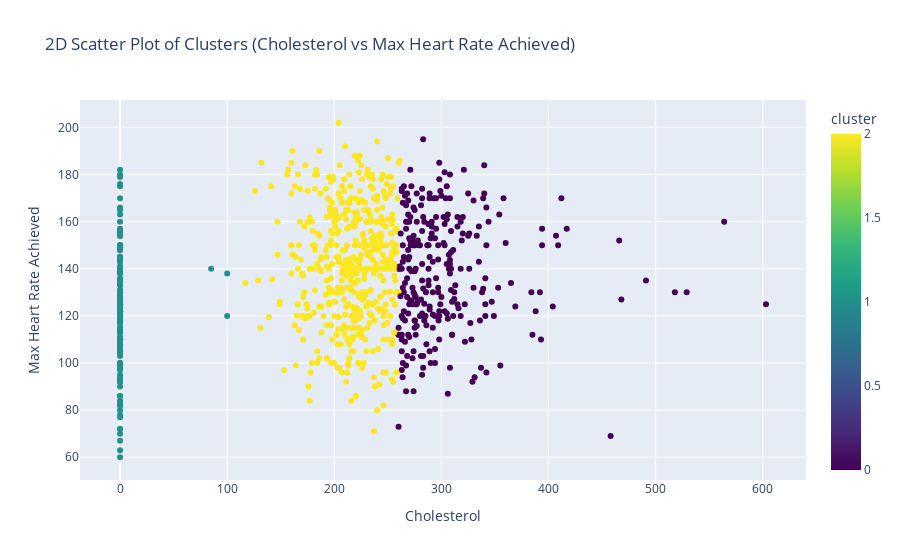
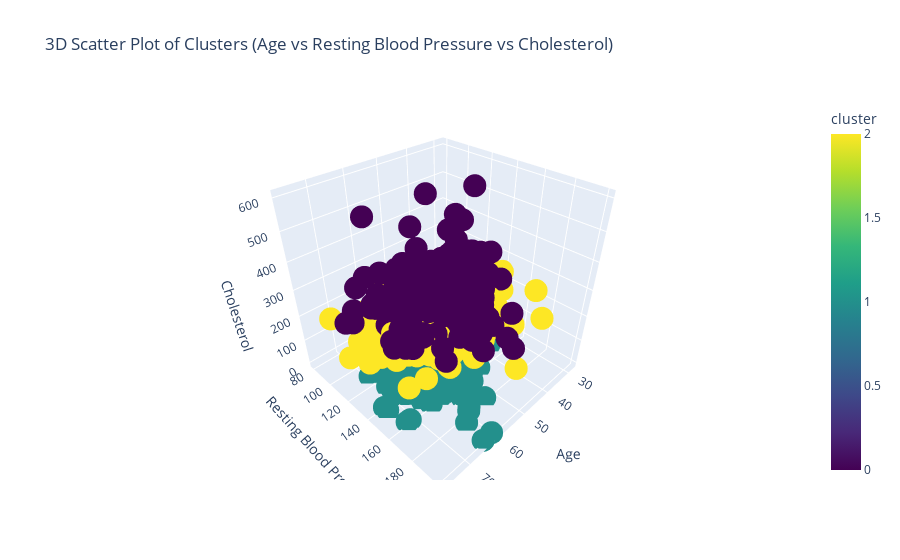

Notebook source saved alongside these figures, in order:
### Code cell
optimal_k = 3
kmeans = KMeans(n_clusters=optimal_k, random_state=42)
encoded_data['cluster'] = kmeans.fit_predict(encoded_data.drop('target', axis=1))



fig_2d_alt2 = px.scatter(encoded_data, x='cholesterol', y='max_heart_rate_achieved', color='cluster',
                         title='2D Scatter Plot of Clusters (Cholesterol vs Max Heart Rate Achieved)',
                         labels={'cholesterol': 'Cholesterol', 'max_heart_rate_achieved': 'Max Heart Rate Achieved'},
                         color_continuous_scale='Viridis')
fig_2d_alt2.show()

# 3D Scatter plot using Plotly with different columns
fig_3d_alt1 = px.scatter_3d(encoded_data, x='age', y='resting_blood_pressure', z='cholesterol', color='cluster',
                            title='3D Scatter Plot of Clusters (Age vs Resting Blood Pressure vs Cholesterol)',
                            labels={'age': 'Age', 'resting_blood_pressure': 'Resting Blood Pressure', 'cholesterol': 'Cholesterol'},
                            color_continuous_scale='Viridis')
fig_3d_alt1.show()



# Display the first few rows of the clustered dataset
print(encoded_data.head())

### Figure 1 — Plotly figure (JSON) as saved in the notebook; plotly's stock layout.template omitted (floating-point values rounded to 4 significant figures; data arrays with more than 128 entries replaced by an {"elided": "..."} marker saying what was removed)
{"data": [{"hovertemplate": "Cholesterol=%{x}<br>Max Heart Rate Achieved=%{y}<br>cluster=%{marker.color}<extra></extra>", "legendgroup": "", "marker": {"color": {"elided": "919 int values"}, "coloraxis": "coloraxis", "symbol": "circle"}, "mode": "markers", "name": "", "orientation": "v", "showlegend": false, "type": "scatter", "x": {"elided": "919 float values"}, "xaxis": "x", "y": {"elided": "919 float values"}, "yaxis": "y"}], "layout": {"coloraxis": {"colorbar": {"title": {"text": "cluster"}}, "colorscale": [[0, "#440154"], [0.1111, "#482878"], [0.2222, "#3e4989"], [0.3333, "#31688e"], [0.4444, "#26828e"], [0.5556, "#1f9e89"], [0.6667, "#35b779"], [0.7778, "#6ece58"], [0.8889, "#b5de2b"], [1, "#fde725"]]}, "legend": {"tracegroupgap": 0}, "title": {"text": "2D Scatter Plot of Clusters (Cholesterol vs Max Heart Rate Achieved)"}, "xaxis": {"anchor": "y", "domain": [0, 1], "title": {"text": "Cholesterol"}}, "yaxis": {"anchor": "x", "domain": [0, 1], "title": {"text": "Max Heart Rate Achieved"}}}}

### Figure 2 — Plotly figure (JSON) as saved in the notebook; plotly's stock layout.template omitted (floating-point values rounded to 4 significant figures; data arrays with more than 128 entries replaced by an {"elided": "..."} marker saying what was removed)
{"data": [{"hovertemplate": "Age=%{x}<br>Resting Blood Pressure=%{y}<br>Cholesterol=%{z}<br>cluster=%{marker.color}<extra></extra>", "legendgroup": "", "marker": {"color": {"elided": "919 int values"}, "coloraxis": "coloraxis", "symbol": "circle"}, "mode": "markers", "name": "", "scene": "scene", "showlegend": false, "type": "scatter3d", "x": {"elided": "919 int values"}, "y": {"elided": "919 float values"}, "z": {"elided": "919 float values"}}], "layout": {"coloraxis": {"colorbar": {"title": {"text": "cluster"}}, "colorscale": [[0, "#440154"], [0.1111, "#482878"], [0.2222, "#3e4989"], [0.3333, "#31688e"], [0.4444, "#26828e"], [0.5556, "#1f9e89"], [0.6667, "#35b779"], [0.7778, "#6ece58"], [0.8889, "#b5de2b"], [1, "#fde725"]]}, "legend": {"tracegroupgap": 0}, "scene": {"domain": {"x": [0, 1], "y": [0, 1]}, "xaxis": {"title": {"text": "Age"}}, "yaxis": {"title": {"text": "Resting Blood Pressure"}}, "zaxis": {"title": {"text": "Cholesterol"}}}, "title": {"text": "3D Scatter Plot of Clusters (Age vs Resting Blood Pressure vs Cholesterol)"}}}
